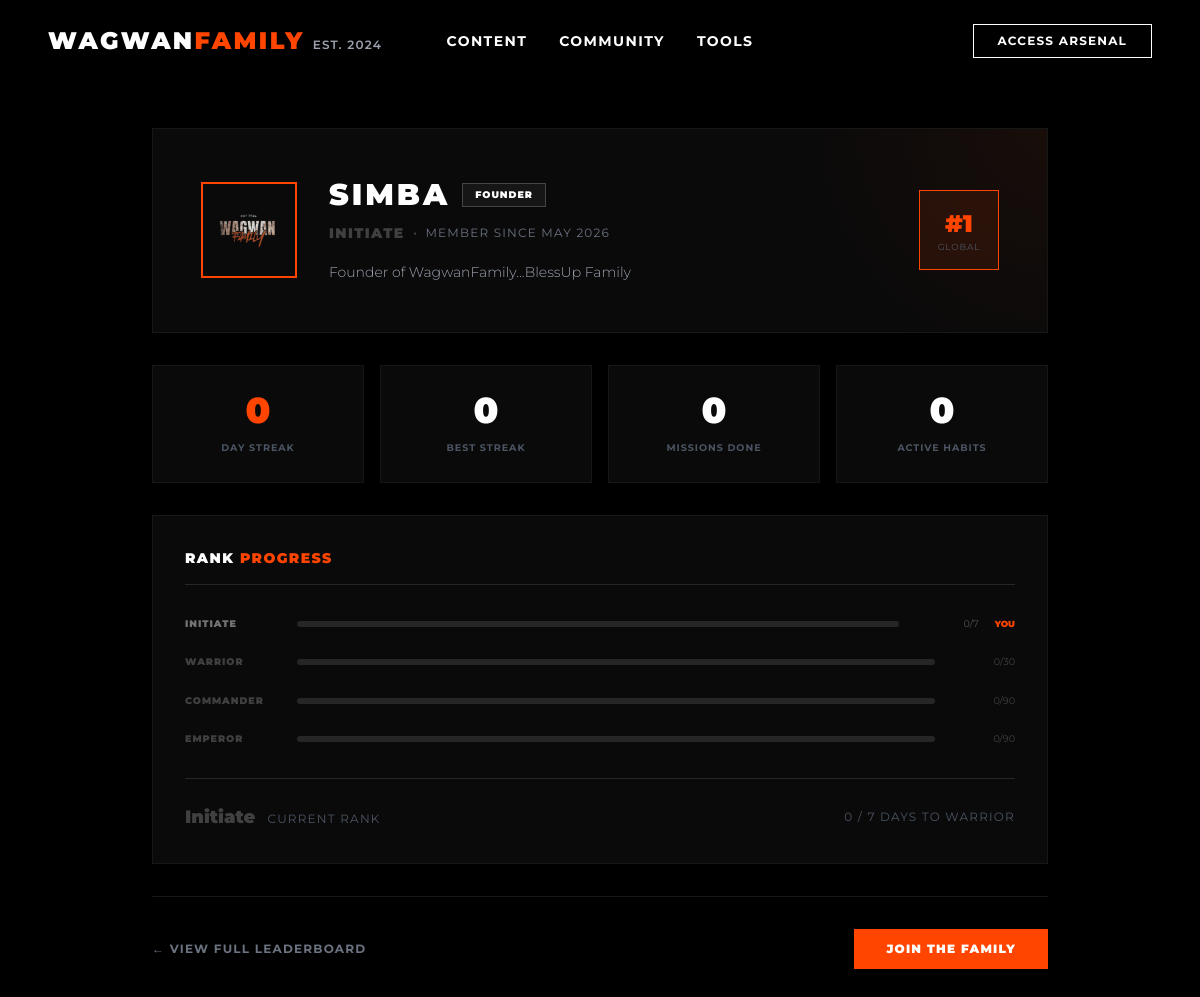
/profile/simba/, run on the app's committed database.
### core/models.py (models this page shows, shortened)
class UserProfile(models.Model):
    user = models.OneToOneField(User, on_delete=models.CASCADE, related_name='profile')
    profile_picture = models.ImageField(upload_to='profiles/', blank=True, null=True)
    bio = models.TextField(max_length=500, blank=True)
    is_premium_member = models.BooleanField(default=False)
    date_joined = models.DateTimeField(auto_now_add=True)

class UserStreak(models.Model):
    user = models.OneToOneField(User, on_delete=models.CASCADE, related_name='streak')
    current_streak = models.PositiveIntegerField(default=0)
    best_streak = models.PositiveIntegerField(default=0)
    last_check_in = models.DateField(null=True, blank=True)
    def check_and_reset_streak(self):
        if self.last_check_in:
            today = timezone.now().date()
            if today - self.last_check_in > timedelta(days=1):
                self.current_streak = 0
                self.save()
    @property
    def rank_title(self):
        if self.current_streak >= 90: return "Emperor"
        if self.current_streak >= 30: return "Commander"
        if self.current_streak >= 7:  return "Warrior"
        return "Initiate"
    @property
    def rank_color(self):
        if self.current_streak >= 90: return "#FF4500"
        if self.current_streak >= 30: return "#FFFFFF"
        if self.current_streak >= 7:  return "#A3A3A3"
        return "#404040"

### core/views.py (the view)
# urls.py: path('profile/<str:username>/', views.user_profile, name='user_profile'),
def user_profile(request, username):
    from django.contrib.auth.models import User
    profile_user = get_object_or_404(User, username=username)
    profile = UserProfile.objects.filter(user=profile_user).first()
    streak = UserStreak.objects.filter(user=profile_user).first()
    is_own_profile = request.user == profile_user
    all_streaks = UserStreak.objects.select_related('user').order_by('-current_streak', '-best_streak')
    rank_position = None
    for idx, s in enumerate(all_streaks, 1):
        if s.user == profile_user:
            rank_position = idx
            break
    completed_missions = MissionMap.objects.filter(user=profile_user, is_completed=True).count()
    total_habits = DisciplineEngine.objects.filter(user=profile_user, is_active=True).count()
    if streak:
        streak.check_and_reset_streak()
    context = {
        'profile_user': profile_user,
        'profile': profile,
        'streak': streak,
        'is_own_profile': is_own_profile,
        'rank_position': rank_position,
        'completed_missions': completed_missions,
        'total_habits': total_habits,
    }
    return render(request, 'user_profile.html', context)

### templates/user_profile.html (shortened to what this page needs)
{% extends 'base.html' %}
{% load static %}
{% block content %}
<section class="pt-32 pb-20 bg-black px-4 min-h-screen">
    <div class="max-w-4xl mx-auto">
        <div class="bg-neutral-950 border border-neutral-900 p-8 md:p-12 mb-8 relative overflow-hidden">
            <div class="absolute top-0 right-0 w-64 h-64 pointer-events-none" style="background: radial-gradient(ellipse at top right, rgba(255,69,0,0.06) 0%, transparent 70%);"></div>
            <div class="flex flex-col md:flex-row items-start md:items-center gap-8 relative z-10">
                <div class="flex-shrink-0">
                    {% if profile and profile.profile_picture %}
                    <img src="{{ profile.profile_picture.url }}" alt="{{ profile_user.username }}" class="w-24 h-24 object-cover border-2 border-[#FF4500]">
                    {% else %}
                    <div class="w-24 h-24 bg-neutral-800 border-2 border-neutral-700 flex items-center justify-center">
                        <span class="text-4xl font-black text-white">{{ profile_user.username|slice:":1"|upper }}</span>
                    </div>
                    {% endif %}
                </div>
                <div class="flex-1">
                    <div class="flex flex-wrap items-center gap-3 mb-2">
                        <h1 class="text-3xl font-black uppercase tracking-widest text-white">{{ profile_user.username }}</h1>
                        {% if profile_user.is_staff %}
                        <span class="text-[0.6rem] font-black uppercase tracking-widest px-3 py-1 border border-white/20 text-white bg-white/5">Founder</span>
                        {% endif %}
                    </div>
                    {% if streak %}
                    <div class="flex items-center gap-2 mb-4">
                        <span class="text-sm font-black uppercase tracking-widest" style="color: {{ streak.rank_color }};">{{ streak.rank_title }}</span>
                        <span class="text-neutral-700">•</span>
                        <span class="text-gray-500 text-xs uppercase tracking-widest">Member since {{ profile_user.date_joined|date:"M Y" }}</span>
                    </div>
                    {% endif %}
                    {% if profile and profile.bio %}
                    <p class="text-gray-400 font-light text-sm leading-relaxed max-w-lg">{{ profile.bio }}</p>
                    {% else %}
                    <p class="text-neutral-700 font-light text-sm italic">No bio set yet.</p>
                    {% endif %}
                </div>
                {% if rank_position %}
                <div class="text-center flex-shrink-0">
                    <div class="w-20 h-20 border {% if rank_position == 1 %}border-[#FF4500] bg-[#FF4500]/10{% else %}border-neutral-800 bg-neutral-900{% endif %} flex flex-col items-center justify-center">
                        <span class="text-2xl font-black {% if rank_position == 1 %}text-[#FF4500]{% else %}text-white{% endif %}">#{{ rank_position }}</span>
                        <span class="text-[0.55rem] text-gray-600 uppercase tracking-widest">Global</span>
                    </div>
                </div>
                {% endif %}
            </div>
        </div>
        <div class="grid grid-cols-2 md:grid-cols-4 gap-4 mb-8">
            <div class="bg-neutral-950 border border-neutral-900 p-6 text-center hover:border-[#FF4500]/40 transition-colors">
                <span class="text-4xl font-black text-[#FF4500] block mb-1">{% if streak %}{{ streak.current_streak }}{% else %}0{% endif %}</span>
                <span class="text-gray-600 text-[0.6rem] uppercase tracking-widest font-bold">Day Streak</span>
            </div>
            <div class="bg-neutral-950 border border-neutral-900 p-6 text-center hover:border-[#FF4500]/40 transition-colors">
                <span class="text-4xl font-black text-white block mb-1">{% if streak %}{{ streak.best_streak }}{% else %}0{% endif %}</span>
                <span class="text-gray-600 text-[0.6rem] uppercase tracking-widest font-bold">Best Streak</span>
            </div>
            <div class="bg-neutral-950 border border-neutral-900 p-6 text-center hover:border-[#FF4500]/40 transition-colors">
                <span class="text-4xl font-black text-white block mb-1">{{ completed_missions }}</span>
                <span class="text-gray-600 text-[0.6rem] uppercase tracking-widest font-bold">Missions Done</span>
            </div>
            <div class="bg-neutral-950 border border-neutral-900 p-6 text-center hover:border-[#FF4500]/40 transition-colors">
                <span class="text-4xl font-black text-white block mb-1">{{ total_habits }}</span>
                <span class="text-gray-600 text-[0.6rem] uppercase tracking-widest font-bold">Active Habits</span>
            </div>
        </div>
        {% if streak %}
        <div class="bg-neutral-950 border border-neutral-900 p-8 mb-8">
            <h2 class="text-sm font-black uppercase tracking-widest text-white mb-8 border-b border-neutral-800 pb-4">Rank <span class="text-[#FF4500]">Progress</span></h2>
            <div class="space-y-6">
                <div class="flex items-center gap-4">
                    <div class="w-24 text-[0.6rem] font-black uppercase tracking-widest text-neutral-500 flex-shrink-0">Initiate</div>
                    <div class="flex-1 h-1.5 bg-neutral-800 rounded-full overflow-hidden">
                        {% widthratio streak.current_streak 7 100 as initiate_width %}
                    </div>
                    <div class="text-[0.6rem] text-neutral-600 uppercase w-16 text-right flex-shrink-0">{{ streak.current_streak }}/7</div>
                    {% if streak.rank_title == "Initiate" %}<span class="text-[0.55rem] text-[#FF4500] font-black uppercase flex-shrink-0">You</span>{% endif %}
                </div>
                <div class="flex items-center gap-4">
                    <div class="w-24 text-[0.6rem] font-black uppercase tracking-widest {% if streak.current_streak >= 7 %}text-neutral-400{% else %}text-neutral-700{% endif %} flex-shrink-0">Warrior</div>
                    <div class="flex-1 h-1.5 bg-neutral-800 rounded-full overflow-hidden">
                    </div>
                    <div class="text-[0.6rem] {% if streak.current_streak >= 7 %}text-neutral-400{% else %}text-neutral-700{% endif %} uppercase w-16 text-right flex-shrink-0">{{ streak.current_streak }}/30</div>
                </div>
                <div class="flex items-center gap-4">
                    <div class="w-24 text-[0.6rem] font-black uppercase tracking-widest {% if streak.current_streak >= 30 %}text-white{% else %}text-neutral-700{% endif %} flex-shrink-0">Commander</div>
                    <div class="flex-1 h-1.5 bg-neutral-800 rounded-full overflow-hidden">
                    </div>
                    <div class="text-[0.6rem] {% if streak.current_streak >= 30 %}text-white{% else %}text-neutral-700{% endif %} uppercase w-16 text-right flex-shrink-0">{{ streak.current_streak }}/90</div>
                </div>
                <div class="flex items-center gap-4">
                    <div class="w-24 text-[0.6rem] font-black uppercase tracking-widest {% if streak.current_streak >= 90 %}text-[#FF4500]{% else %}text-neutral-700{% endif %} flex-shrink-0">Emperor</div>
                    <div class="flex-1 h-1.5 bg-neutral-800 rounded-full overflow-hidden">
                    </div>
                    <div class="text-[0.6rem] {% if streak.current_streak >= 90 %}text-[#FF4500]{% else %}text-neutral-700{% endif %} uppercase w-16 text-right flex-shrink-0">{{ streak.current_streak }}/90</div>
                </div>
            </div>
            <div class="mt-8 pt-6 border-t border-neutral-800 flex justify-between items-center">
                <div>
                    <span class="font-black text-lg" style="color: {{ streak.rank_color }};">{{ streak.rank_title }}</span>
                    <span class="text-gray-600 text-xs uppercase tracking-widest ml-2">Current Rank</span>
                </div>
                <div class="text-right text-gray-600 text-xs uppercase tracking-widest">
                    {% if streak.rank_title == "Initiate" %}{{ streak.current_streak }} / 7 days to Warrior
                    {% elif streak.rank_title == "Warrior" %}{{ streak.current_streak }} / 30 days to Commander
                    {% elif streak.rank_title == "Commander" %}{{ streak.current_streak }} / 90 days to Emperor
                    {% else %}Maximum rank achieved
                    {% endif %}
                </div>
            </div>
        </div>
        {% endif %}
        <div class="flex flex-col sm:flex-row gap-4 justify-between items-center border-t border-neutral-900 pt-8">
            <a href="{% url 'leaderboard' %}" class="text-xs font-bold text-gray-500 hover:text-white uppercase tracking-widest transition-colors">← View Full Leaderboard</a>
            {% if not user.is_authenticated %}
            <a href="{% url 'register' %}" class="px-8 py-3 bg-[#FF4500] hover:bg-[#CC3700] text-white font-black uppercase tracking-widest text-xs transition-colors">Join The Family</a>
            {% endif %}
        </div>
    </div>
</section>
{% endblock content %}

### templates/base.html (style rules this page uses)
body { font-family: 'Montserrat', sans-serif; }

### data on the page
UserProfile: profile_picture (picture), bio "Founder of WagwanFamily...BlessUp Family"
UserStreak: rank_title "INITIATE", current_streak "0", best_streak "0", rank_title "Initiate"

### other printed values
{{ profile_user.username }} "SIMBA"
{{ profile_user.date_joined|date:"M Y" }} "MAY 2026"
{{ rank_position }} "1"
{{ completed_missions }} "0"
{{ total_habits }} "0"
